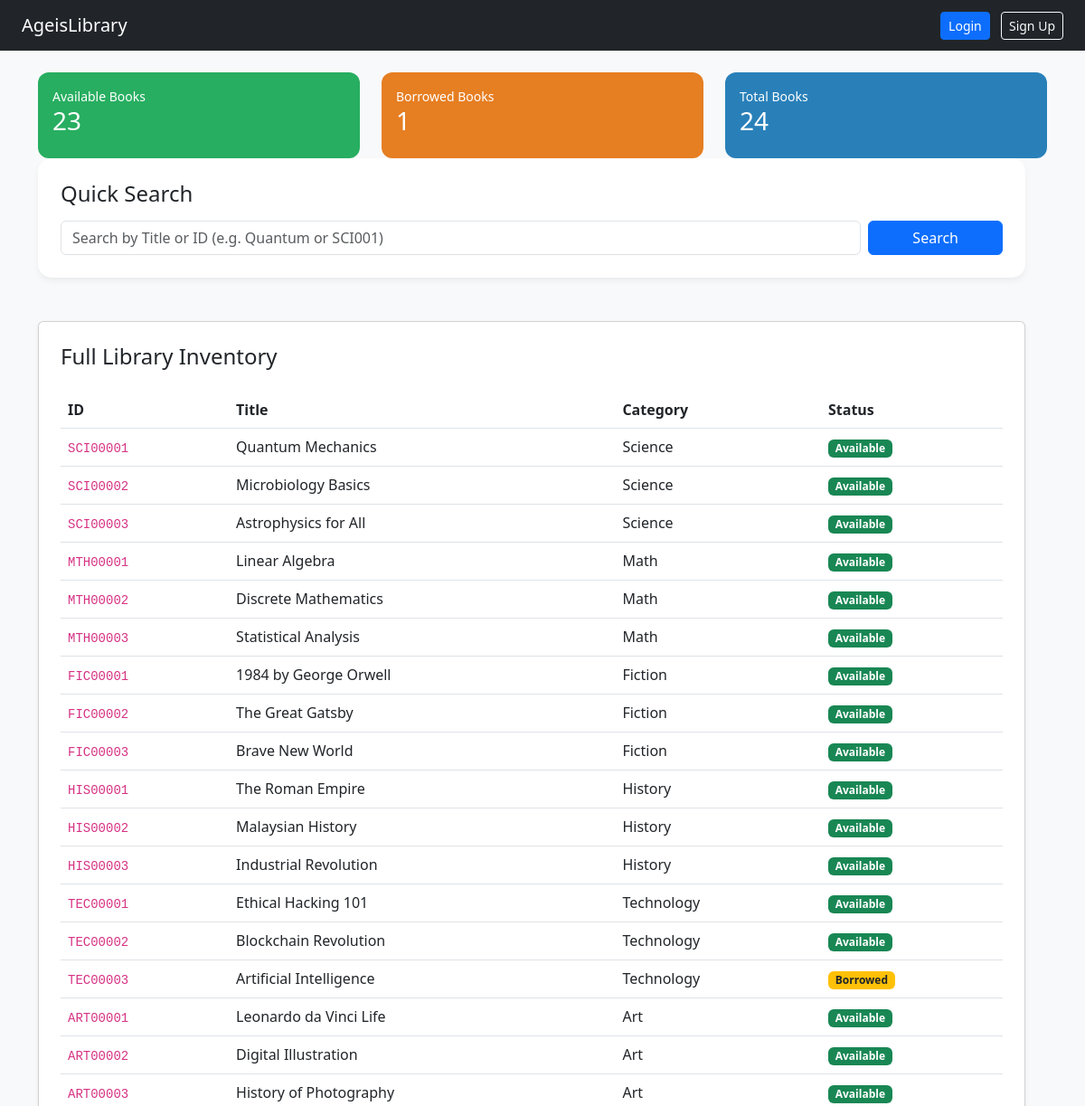
Before: / (upper part) with the older database file.
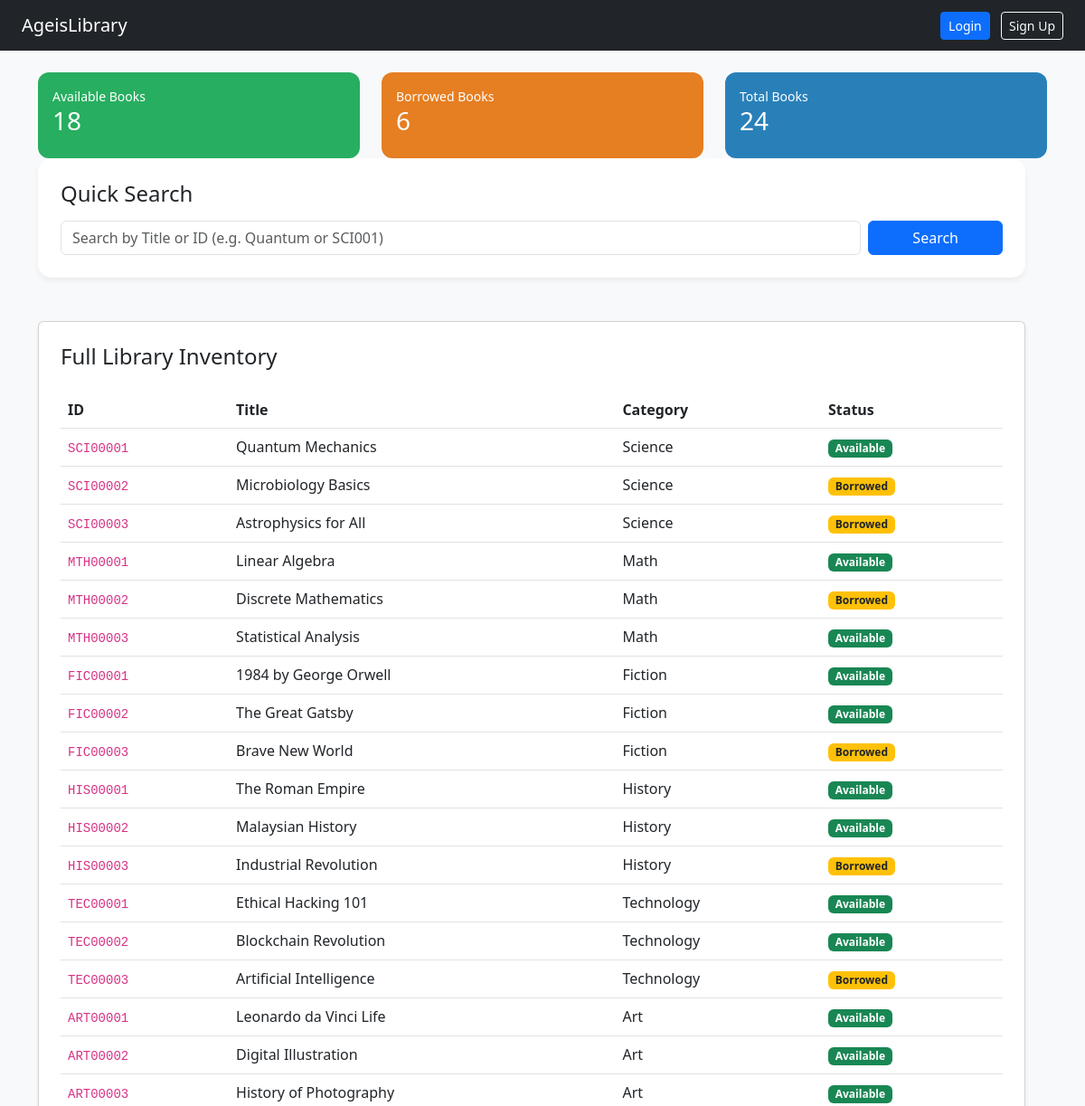
After: the same page with the newer database file.
### tables this page shows
CREATE TABLE books (
    book_id TEXT PRIMARY KEY, -- SCENARIO 3: Strictly 8 chars limit
    title TEXT NOT NULL,
    category TEXT NOT NULL,   -- Science, Math, etc.
    status TEXT NOT NULL,      -- 'Available' or 'Borrowed'
    borrowed_by TEXT
);

### app.py (the view)
@app.route('/')
def home():
    db = get_db()
    total_books = db.execute("SELECT COUNT(*) FROM books").fetchone()[0]
    available_books = db.execute("SELECT COUNT(*) FROM books WHERE status = 'Available'").fetchone()[0]
    borrowed_books = db.execute("SELECT COUNT(*) FROM books WHERE status = 'Borrowed'").fetchone()[0]
    total_users = db.execute("SELECT COUNT(*) FROM users").fetchone()[0]
    my_books_count = 0
    if session.get('user'):
        my_books_count = db.execute("SELECT COUNT(*) FROM books WHERE borrowed_by = ?",
                                     (session['user'],)).fetchone()[0]
    all_books = db.execute("SELECT * FROM books").fetchall()
    stats = {
        'total': total_books,
        'available': available_books,
        'rented': borrowed_books,
        'my_books': my_books_count, # This is the "My Borrowed" stat
        'users': total_users
    }
    current_user = session.get('user')
    return render_template('dashboard.html',
                           user=current_user,
                           role=session.get('role'),
                           stats=stats,
                           all_books=all_books)

### app.py (called while the page is built)
def get_db():
    conn = sqlite3.connect('library.db', timeout=20)
    conn.row_factory = sqlite3.Row
    return conn

### templates/dashboard.html (shortened to what this page needs)
<!DOCTYPE html>
<html>
<head>
    <link href="https://cdn.jsdelivr.net/npm/bootstrap@5.3.0/dist/css/bootstrap.min.css" rel="stylesheet">
    <link rel="stylesheet" href="/static/style.css">
</head>
<body>
<nav class="navbar navbar-dark bg-dark px-4">
    <span class="navbar-brand">AgeisLibrary</span>
    <div>
        {% if user %}
            {% if role == 'admin' %}
                <a href="/admin" class="btn btn-warning btn-sm me-2">⚙️ Admin Panel</a>
            {% endif %}
            <a href="/profile" class="text-light me-3 text-decoration-none">
                <span class="badge bg-secondary p-2">👤 {{ user }}</span>
            </a>
            <a href="/logout" class="btn btn-outline-danger btn-sm">Logout</a>
        {% else %}
            <a href="/login_page" class="btn btn-primary btn-sm me-2">Login</a>
            <a href="/signup" class="btn btn-outline-light btn-sm">Sign Up</a>
        {% endif %}
    </div>
</nav>
<div class="container mt-4">
    <div class="row mb-5">
        <div class="col">
            <div class="card stat-card bg-available p-3">
                <small>Available Books</small>
                <h3>{{ stats.available }}</h3>
            </div>
        </div>
        <div class="col">
            <div class="card stat-card bg-rented p-3">
                <small>Borrowed Books</small>
                <h3>{{ stats.rented }}</h3>
            </div>
        </div>
        <div class="col">
            <div class="card stat-card bg-total p-3">
                <small>Total Books</small>
                <h3>{{ stats.total }}</h3>
            </div>
        </div>
    <div class="row">
        <div class="col-md-12 mb-5">
            <div class="category-box">
                <h4 class="mb-3">Quick Search</h4>
                <form action="/search" method="POST" class="d-flex gap-2">
					<input type="text" name="book_id" class="form-control"
						   placeholder="Search by Title or ID (e.g. Quantum or SCI001)"
						   maxlength="50" value="{{ typed_query if typed_query else '' }}" required>
					<button type="submit" class="btn btn-primary px-5">Search</button>
				</form>
            </div>
        </div>
        <div class="col-md-12">
            <div class="card p-4 shadow-sm mb-5">
                <h4 class="mb-4">Full Library Inventory</h4>
                <table class="table table-hover">
					<thead>
						<tr>
							<th>ID</th><th>Title</th><th>Category</th><th>Status</th>
						</tr>
					</thead>
					<tbody>
						{% for book in all_books %}
						<tr>
							<td><code>{{ book.book_id }}</code></td>
							<td>{{ book.title }}</td>
							<td>{{ book.category }}</td>
							<td>
								<span class="badge {{ 'bg-success' if book['status'] == 'Available' else 'bg-warning text-dark' }}">
									{{ book['status'] }}
								</span>
							</td>
						</tr>
						{% endfor %}
					</tbody>
				</table>
            </div>
        </div>
    </div>
</div>
</body>
</html>

### static/style.css (style rules this page uses)
:root { --primary-color: #2c3e50; --secondary-color: #34495e; --accent-color: #3498db; --bg-color: #f8f9fa; }
body { background-color: var(--bg-color); font-family: 'Segoe UI', Tahoma, Geneva, Verdana, sans-serif; }
.stat-card { border: none; border-radius: 12px; transition: transform 0.3s; color: white; }
.bg-available { background: #27ae60; }
.bg-rented { background: #e67e22; }
.bg-total { background: #2980b9; }
.category-box { background: white; padding: 25px; border-radius: 15px; box-shadow: 0 4px 6px rgba(0,0,0,0.05); }

Changed rows visible on the page:
changed books "Microbiology Basics": status "Available" → "Borrowed"
changed books "Astrophysics for All": status "Available" → "Borrowed"
changed books "Discrete Mathematics": status "Available" → "Borrowed"
changed books "Brave New World": status "Available" → "Borrowed"
changed books "Industrial Revolution": status "Available" → "Borrowed"
Other visible differences:
{{ stats.available }}: "23" → "18"
{{ stats.rented }}: "1" → "6"
